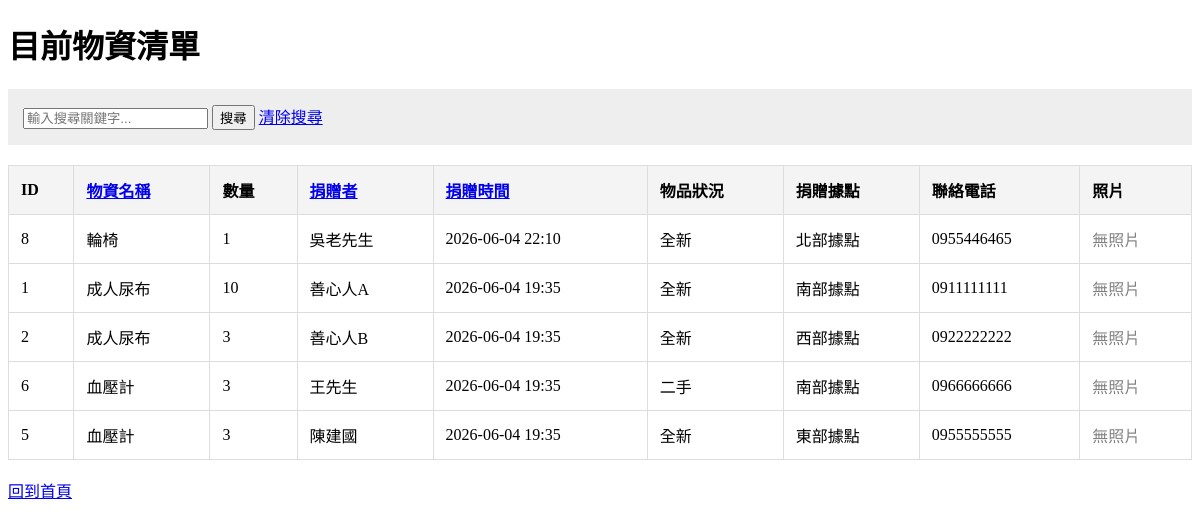
/donations?sort=name&q=, run on the app's committed database.
### app.py (models this page shows)
class Donation(db.Model):
    id = db.Column(db.Integer, primary_key=True)
    item_name = db.Column(db.String(100), nullable=False)
    quantity = db.Column(db.Integer, nullable=False)
    donor_name = db.Column(db.String(100), nullable=False)
    condition = db.Column(db.String(10), nullable=False)
    address = db.Column(db.String(200), nullable=False)
    phone = db.Column(db.String(20), nullable=False)
    image_filename = db.Column(db.String(200), nullable=True)
    timestamp = db.Column(db.DateTime, default=datetime.now)

### app.py (the view)
@app.route('/donations')
def list_donations():
    search_query = request.args.get('q', '')
    sort_type = request.args.get('sort', 'timestamp')
    query = Donation.query
    if search_query:
        query = query.filter(
            (Donation.donor_name.contains(search_query)) |
            (Donation.item_name.contains(search_query))
            (Donation.address.contains(search_query))
        )
    if sort_type == 'name':
        items = query.order_by(Donation.donor_name).all()
    elif sort_type == 'item':
        items = query.order_by(Donation.item_name).all()
    else:
        items = query.order_by(Donation.timestamp.desc()).all()
    return render_template('donations.html', items=items, query=search_query, sort=sort_type)

### templates/donations.html (shortened to what this page needs)
<!DOCTYPE html>
<html lang="zh-TW">
<head>
</head>
<body>
    <h1>目前物資清單</h1>
    <div class="search-area">
        <form action="/donations" method="GET">
            <input type="text" name="q" placeholder="輸入搜尋關鍵字..." value="{{ query }}">
            <button type="submit">搜尋</button>
            <a href="/donations">清除搜尋</a>
        </form>
    </div>
    <table>
        <tr>
            <th>ID</th>
            <th><a href="/donations?sort=item&q={{ query }}">物資名稱</a></th>
            <th>數量</th>
            <th><a href="/donations?sort=name&q={{ query }}">捐贈者</a></th>
            <th><a href="/donations?sort=timestamp&q={{ query }}">捐贈時間</a></th>
            <th>物品狀況</th>
            <th>捐贈據點</th>
            <th>聯絡電話</th>
            <th>照片</th>
        </tr>
        {% for item in items %}
        <tr>
            <td>{{ item.id }}</td>
            <td>{{ item.item_name }}</td>
            <td>{{ item.quantity }}</td>
            <td>{{ item.donor_name }}</td>
            <td>{{ item.timestamp.strftime('%Y-%m-%d %H:%M') }}</td>
            <td>{{ item.condition }}</td>
            <td>{{ item.address }}</td>
            <td>{{ item.phone }}</td>
            <td>
                {% if item.image_filename %}
                    <img src="{{ url_for('static', filename='uploads/' + item.image_filename) }}" alt="物資照片" style="max-width: 100px; max-height: 100px;">
                {% else %}
                    <span style="color: gray;">無照片</span>
                {% endif %}
            </td>
        </tr>
        {% else %}
        <tr>
            <td colspan="9" style="text-align:center;">目前沒有找到符合的物資紀錄</td>
        </tr>
        {% endfor %}
    </table>
    <br>
    <a href="/">回到首頁</a>
</body>
</html>

### templates/donations.html (style rules this page uses)
table { width: 100%; border-collapse: collapse; margin-top: 20px; }
th, td { border: 1px solid #ddd; padding: 12px; text-align: left; }
th { background-color: #f4f4f4; }
.search-area { margin-bottom: 20px; padding: 15px; background: #eee; }

### data on the page
Donation: id "8", item_name "輪椅", quantity "1", donor_name "吳老先生", timestamp "2026-06-04 22:10", condition "全新", address "北部據點", phone "0955446465", shows "無照片"
Donation: id "1", item_name "成人尿布", quantity "10", donor_name "善心人A", timestamp "2026-06-04 19:35", condition "全新", address "南部據點", phone "0911111111", shows "無照片"
Donation: id "2", item_name "成人尿布", quantity "3", donor_name "善心人B", timestamp "2026-06-04 19:35", condition "全新", address "西部據點", phone "0922222222", shows "無照片"
Donation: id "6", item_name "血壓計", quantity "3", donor_name "王先生", timestamp "2026-06-04 19:35", condition "二手", address "南部據點", phone "0966666666", shows "無照片"
Donation: id "5", item_name "血壓計", quantity "3", donor_name "陳建國", timestamp "2026-06-04 19:35", condition "全新", address "東部據點", phone "0955555555", shows "無照片"
